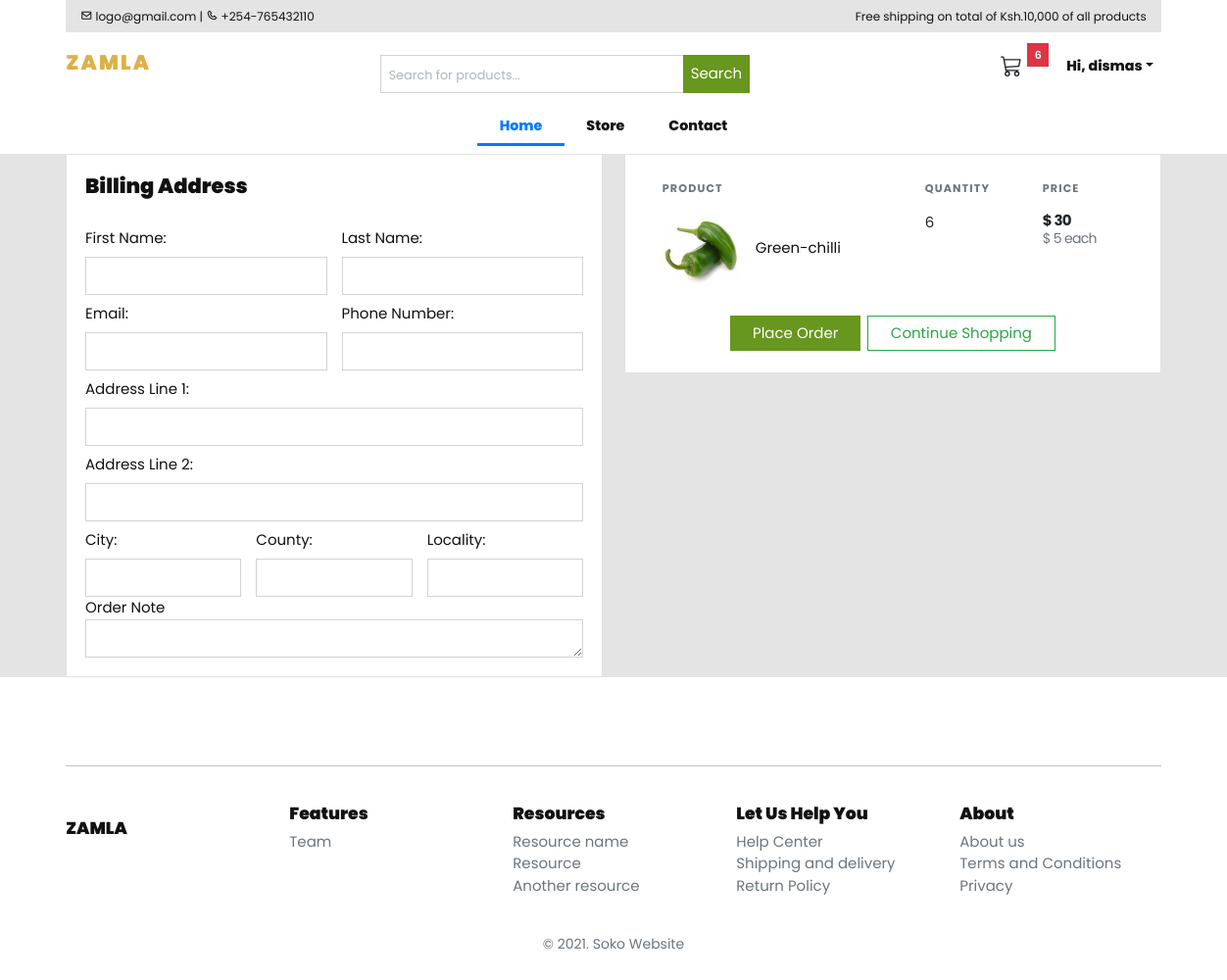
/cart/checkout/ (signed in), run on the app's committed database.
### accounts/models.py (models this page shows, shortened)
class Account(AbstractBaseUser):
    first_name      = models.CharField(max_length=50)
    last_name       = models.CharField(max_length=50)
    username        = models.CharField(max_length=50, unique=True)
    email           = models.EmailField(max_length=100, unique=True)
    phone_number    = models.CharField(max_length=50)
    date_joined     = models.DateTimeField(auto_now_add=True)
    last_login      = models.DateTimeField(auto_now_add=True)
    is_admin        = models.BooleanField(default=False)
    is_staff        = models.BooleanField(default=False)
    is_active        = models.BooleanField(default=False)
    is_superadmin        = models.BooleanField(default=False)
    USERNAME_FIELD = 'email'
    REQUIRED_FIELDS = ['username', 'first_name', 'last_name']
    objects = MyAccountManager()

### cart/models.py (models this page shows, shortened)
class CartItem(models.Model):
    user = models.ForeignKey(Account, on_delete=models.CASCADE, null=True)
    product = models.ForeignKey(Product, on_delete=models.CASCADE)
    variations = models.ManyToManyField(Variation, blank=True)
    cart    = models.ForeignKey(Cart, on_delete=models.CASCADE, null=True)
    quantity = models.IntegerField()
    is_active = models.BooleanField(default=True)
    def sub_total(self):
        return self.product.price * self.quantity

### store/models.py (models this page shows, shortened)
class Product(models.Model):
    product_name    = models.CharField(max_length=200, unique=True)
    slug            = models.SlugField(max_length=200, unique=True)
    description     = models.TextField(max_length=500, blank=True)
    price           = models.IntegerField()
    images          = models.ImageField(upload_to='photos/products')
    stock           = models.IntegerField()
    is_available    = models.BooleanField(default=True)
    category        = models.ForeignKey(Category, on_delete=models.CASCADE)
    created_date    = models.DateTimeField(auto_now_add=True)
    modified_date   = models.DateTimeField(auto_now=True)
    def get_url(self):
        return reverse('product_detail', args=[self.category.slug, self.slug])

### cart/views.py (the view)
# urls.py: path('checkout/', views.checkout, name='checkout'),
@login_required(login_url='login')
def checkout(request, total=0, quantity=0, cart_items=None):
    try:
        tax = 0
        grand_total = 0
        if request.user.is_authenticated:
            cart_items = CartItem.objects.filter(user=request.user, is_active=True)
        else:
            cart = Cart.objects.get(cart_id=_cart_id(request))
            cart_items = CartItem.objects.filter(cart=cart, is_active=True)
        for cart_item in cart_items:
            total += (cart_item.product.price * cart_item.quantity)
            quantity += cart_item.quantity
        tax = (2 * total)/100
        grand_total = total + tax
    except ObjectDoesNotExist:
        pass #just ignore
    context = {
        'total': total,
        'quantity': quantity,
        'cart_items': cart_items,
        'tax'       : tax,
        'grand_total': grand_total,
    }
    return render(request, 'store/checkout.html', context)

### cart/context_processors.py (called while the page is built)
def counter(request):
    cart_count = 0
    if 'admin' in request.path:
        return {}
    else:
        try:
            cart = Cart.objects.filter(cart_id=_cart_id(request))
            if request.user.is_authenticated:
                cart_items = CartItem.objects.all().filter(user=request.user)
            else:
                cart_items = CartItem.objects.all().filter(cart=cart[:1])
            for cart_item in cart_items:
                cart_count += cart_item.quantity
        except Cart.DoesNotExist:
            cart_count = 0
    return dict(cart_count=cart_count)

### cart/views.py (called while the page is built)
def _cart_id(request):
    cart = request.session.session_key
    if not cart:
        cart = request.session.create()
    return cart

### category/context_processors.py (called while the page is built)
def menu_links(request):
    links = Category.objects.all()
    return dict(links=links)

### category/models.py (called while the page is built)
    def get_url(self):
            return reverse('products_by_category', args=[self.slug])

### templates/store/checkout.html (shortened to what this page needs)
{% extends 'base.html' %}
{% load static %}
{% block content %}
<section class="section-content px-0 py-0">
<div class="container">
<div class="row">
	<aside class="col-lg-6" >
<div class="card">
  <div class="card-body">
    <h4 class="card-title mb-4">Billing Address</h4>
    <form action="{% url 'place_order' %}" method="POST">
      <div class="row g-3">
        <div class="col form-group">
          <label class="py-2"for="">First Name:</label>
          <input type="text" name="first_name" class="form-control" required>
        </div>
        <div class="col form-group">
          <label class="py-2"for="">Last Name:</label>
          <input type="text" name="last_name" class="form-control" required>
        </div>
      </div>
      <div class="row g-3">
        <div class="col form-group">
          <label class="py-2"for="">Email:</label>
          <input type="email" name="email" class="form-control" required>
        </div>
        <div class="col form-group">
          <label class="py-2"for="">Phone Number:</label>
          <input type="text" name="phone" class="form-control" required>
        </div>
      </div>
      <div class="form-row">
        <div class="col form-group">
          <label class="py-2"for="">Address Line 1:</label>
          <input type="text" name="address_line_1" class="form-control" required>
        </div>
        <div class="col form-group">
          <label class="py-2"for="">Address Line 2:</label>
          <input type="text" name="address_line_2" class="form-control">
        </div>
      </div>
      <div class="row g-3">
        <div class="form-group col-md-4">
          <label class="py-2"for="">City:</label>
          <input type="text" name="city" class="form-control" required>
        </div>
        <div class="form-group col-md-4">
          <label class="py-2"for="">County:</label>
          <input type="text" name="state" class="form-control" required>
        </div>
        <div class="form-group col-md-4">
          <label class="py-2"for="">Locality:</label>
          <input type="text" name="country" class="form-control" required>
        </div>
        </div>
        <div class="form-row">
          <label for="">Order Note</label>
          <textarea name="order_note" rows="2" class="form-control"></textarea>
        </div>
  </div>
</div>
	</aside>
	<aside class="col-lg-6">
		<div class="card">
		<div class="card-body">
      <table class="table table-borderless table-shopping-cart">
      <thead class="text-muted">
      <tr class="small text-uppercase">
        <th scope="col">Product</th>
        <th scope="col" width="120">Quantity</th>
        <th scope="col" width="120">Price</th>
      </tr>
      </thead>
      <tbody>
      {% for cart_item in cart_items %}
      <tr>
      	<td>
      		<figure class="itemside align-items-center">
      			<div class="aside"><img src="{{ cart_item.product.images.url }}" alt="prod-img" class="img-sm"></div>
      			<figcaption class="info">
      				<a href="{{ cart_item.product.get_url }}" class="title text-dark">{{ cart_item.product.product_name }}</a>
      			</figcaption>
      		</figure>
      	</td>
      	<td>
      				<label for="">{{cart_item.quantity}}</label>
      	</td>
      	<td>
      		<div class="price-wrap">
      			<var class="price">$ {{ cart_item.sub_total }}</var>
      			<small class="text-muted"> $ {{ cart_item.product.price }} each </small>
      		</div>
      	</td>
      </tr>
      {% endfor %}
      </tbody>
      </table>
      <div class="d-flex justify-content-center">
        <button type="submit" name="submit" class="btn btn-success btn-block  m-1">Place Order</button>
        <a href="{% url 'store' %}" class="btn btn-outline-success btn-block  m-1">Continue Shopping</a>
      </div>
		</div>
		</div>
</aside>
</div>
</div>
</section>
{% endblock %}

### templates/includes/navbar.html (shortened to what this page needs)
{% load static %}
<header>
    <div class="container " >
    <div class="utility-nav d-none d-md-block">
        <div class="row">
        <div class="col-12 col-md-6">
            <p class="small float-start"><em class="bx bx-envelope"></em> logo@gmail.com | <i class="bx bx-phone"></i> +254-765432110
            </p>
        </div>
        <div class="col-12 col-md-6">
            <p class="small float-end">Free shipping on total of Ksh.10,000 of all products</p>
        </div>
        </div>
    </div>
    <nav class="navbar navbar-expand-md navbar-light bg-light main-menu px-0" style="box-shadow:none">
    <div class="container p-0">
        <a class="" href="{% url 'home' %}">
        <h4 class="font-weight-bold text-uppercase py-2">Zamla</h4>
        </a>
        <div class="collapse navbar-collapse">
        <form class="form-inline my-2 my-lg-0 mx-auto pt-3" action="{% url 'search' %}" class="search" method='GET'>
            <div class="input-group w-100 d-flex flex-nowrap bd-highlight">
                <input type="text" class="form-control order-1 p-2 bd-highlight" style="width:50%;" placeholder="Search for products..." name="keyword"/>
				<button class="btn btn-success my-2 my-sm-0 order-2 p-2 bd-highlight" type="submit">Search</i></button>
			</div>
        </form>
        <ul class="navbar-nav">
            <li class="nav-item pe-3">
                <a class="btn btn-outline-body bg-body border-0 basket-btn" href="{% url 'cart' %}">
                    <div id="basket-qty" class="basket-qty ">
                        <span class="position-absolute top-0 start-100 translate-middle p-1 bg-danger border border-light px-2 py-1">
                            {{cart_count}}
                        </span>
                    </div>
                    <div>
                    </div>
                </a>
            </li>
            {% if user.id is None %}
            <li class="nav-item"><a class="nav-link" href="{% url 'login' %}">Login</a></li>
            <li class="nav-item"><a class="nav-link" href="{% url 'register' %}">Register</a></li>
            {% else %}
                <li class="nav-item dropdown"><a class="nav-link dropdown-toggle" id="pagesDropdown" href="#" data-toggle="dropdown" aria-haspopup="true" aria-expanded="false">Hi, {{user.first_name}}</a>
                </li>
            {% endif %}
        </ul>
        </div>
    </div>
    </nav>
    <nav class="navbar navbar-expand-md navbar-light bg-light sub-menu" style="box-shadow:none">
    <div class="container p-0">
        <div class="collapse navbar-collapse" id="navbar">
        <ul class="navbar-nav mx-auto">
            <li class="nav-item active">
                <a class="nav-link" href="{% url 'home' %}">Home</a>
            </li>
            <li class="nav-item">
                <a class="nav-link" href="{% url 'store' %}">Store</a>
            </li>
            <li class="nav-item">
                <a class="nav-link" >Contact</a>
            </li>
        </ul>
        </div>
    </div>
    </nav>
</div>
</header>

### static/css/style.css (style rules this page uses)
.form-control { height: calc(2.5rem + 2px); padding: 0.5rem 1.5rem; font-size: 1rem; line-height: 1.5; border-radius: 0.3rem; }
.btn { font-size: 1rem; padding: 0.5rem 0.75rem; font-size: 1rem; line-height: 1.5; border-radius: 0.25rem; }
.form-inline .form-control { border-top-right-radius: 0; border-bottom-right-radius: 0; }
.form-inline .btn { border-top-left-radius: 0; border-bottom-left-radius: 0; }
.basket-qty { color: #fff; background: #d42114; border: 2px solid #fff; text-align: center; font-size: 11px; position: absolute; box-sizing: content-box; font-weight: 600; display: flex; justify-content: center; align-items: center; top: 0.3rem; right: 0.3rem; }
.basket-btn { position: relative; }
@media (min-width: 768px) { .form-inline .form-control { width: 210px; } }
@media (min-width: 992px) { .form-inline .form-control { width: 440px; } }
@media (min-width: 1200px) { .form-inline .form-control { width: 600px; } }
.sub-menu.navbar-light .navbar-nav .active > .nav-link, .sub-menu.navbar-light .navbar-nav .nav-link.active, .sub-menu.navbar-light .navbar-nav .nav-link.show, .sub-menu.navbar-light .navbar-nav .show > .nav-link { border-bottom: 3px solid #007bff; color: #007bff; }
.main-menu { position: relative; z-index: 3; }
.sub-menu { position: relative; z-index: 2; padding: 0 1rem; }
@media (min-width: 768px) { .sub-menu { padding: 0 1rem; } }
@media (min-width: 768px) { .sub-menu.navbar-expand-md .navbar-nav .nav-link { padding: 0.5rem 1.5rem; } }
.navbar.bg-light { background: #fff !important; box-shadow: 0px 2px 15px 0px rgba(0, 0, 0, 0.1); }
section { padding: 6rem; background: #e4e4e4; margin-bottom: 30px; position: relative; z-index: 1; }
.utility-nav { background: #e4e4e4; padding: 0.5rem 1rem; }
.utility-nav p { margin-bottom: 0; }

### static/css/style.default.css (style rules this page uses)
.text-uppercase { text-transform: uppercase; letter-spacing: 0.1em; }
.border { border: 1px solid #dee2e6 !important; }
.border-light { border-color: #f8f9fa !important; }
.navbar { padding: 0.5rem 1rem; }
.navbar-light .navbar-nav .nav-link { color: rgba(17, 17, 17, 0.99); font-weight: 800; font-size: 0.95rem; transition: all 0.3s; }
.navbar-light .navbar-nav .show > .nav-link, .navbar-light .navbar-nav .active > .nav-link, .navbar-light .navbar-nav .nav-link.show, .navbar-light .navbar-nav .nav-link.active { color: #dcb14a; }
.btn { font-weight: 400; border: 1px solid transparent; font-family: inherit; padding: 0.375rem 1.5rem; font-size: 1rem; line-height: 1.5; border-radius: 0; transition: color 0.15s ease-in-out, background-color 0.15s ease-in-out, border-color 0.15s ease-in-out, box-shadow 0.15s ease-in-out; }
.btn-success { color: #fff; background-color: #28a745; border-color: #28a745; }
.btn-outline-success { color: #28a745; background-color: transparent; background-image: none; border-color: #28a745; }
body { font-family: "Libre Franklin", sans-serif; font-size: 1rem; font-weight: 400; line-height: 1.5; color: #111111; background-color: #fff; }
a { color: #dcb14a; text-decoration: none; }
h1, h2, h3, h4, h5, h6, .h1, .h2, .h3, .h4, .h5, .h6 { margin-bottom: 0.5rem; font-family: inherit; font-weight: 900; line-height: 1.2; color: inherit; }
h4, .h4 { font-size: 1.4rem; }
small, .small { font-size: 80%; font-weight: 400; }
.bg-danger { background-color: #dc3545 !important; }
.bg-light { background-color: #f8f9fa !important; }
.text-dark { color: #111111 !important; }
.form-control { padding: 0.375rem 0.75rem; font-size: 1rem; line-height: 1.5; color: #495057; background-color: #fff; border: 1px solid #ced4da; border-radius: 0; transition: border-color 0.15s ease-in-out, box-shadow 0.15s ease-in-out; }
.form-control::placeholder { color: #adb5bd; font-size: 0.85rem; font-weight: 400; }
.card { background-color: #fff; border: 1px solid rgba(17, 17, 17, 0.125); border-radius: 0; }
.card-body { padding: 1.25rem; }
.card-title { margin-bottom: 0.75rem; }

### static/css/main.css (style rules this page uses)
* { padding: 0; margin: 0; box-sizing: border-box; font-family: 'Poppins', sans-serif; }
body { min-height: 100vh; }
a { text-decoration: none; }
input { width: 230px; border: none; outline: none }
p { margin: 0% }
.text-muted { font-size: 14px }
.btn.btn-success { color: white; background-color: #67971f; outline: none; border: none }

### data on the page
Account: first_name "dismas"
CartItem: product.images (picture), product.product_name "Green-chilli", quantity "6", sub_total "30", product.price "5"

### other printed values
{{ cart_count }} "6"
